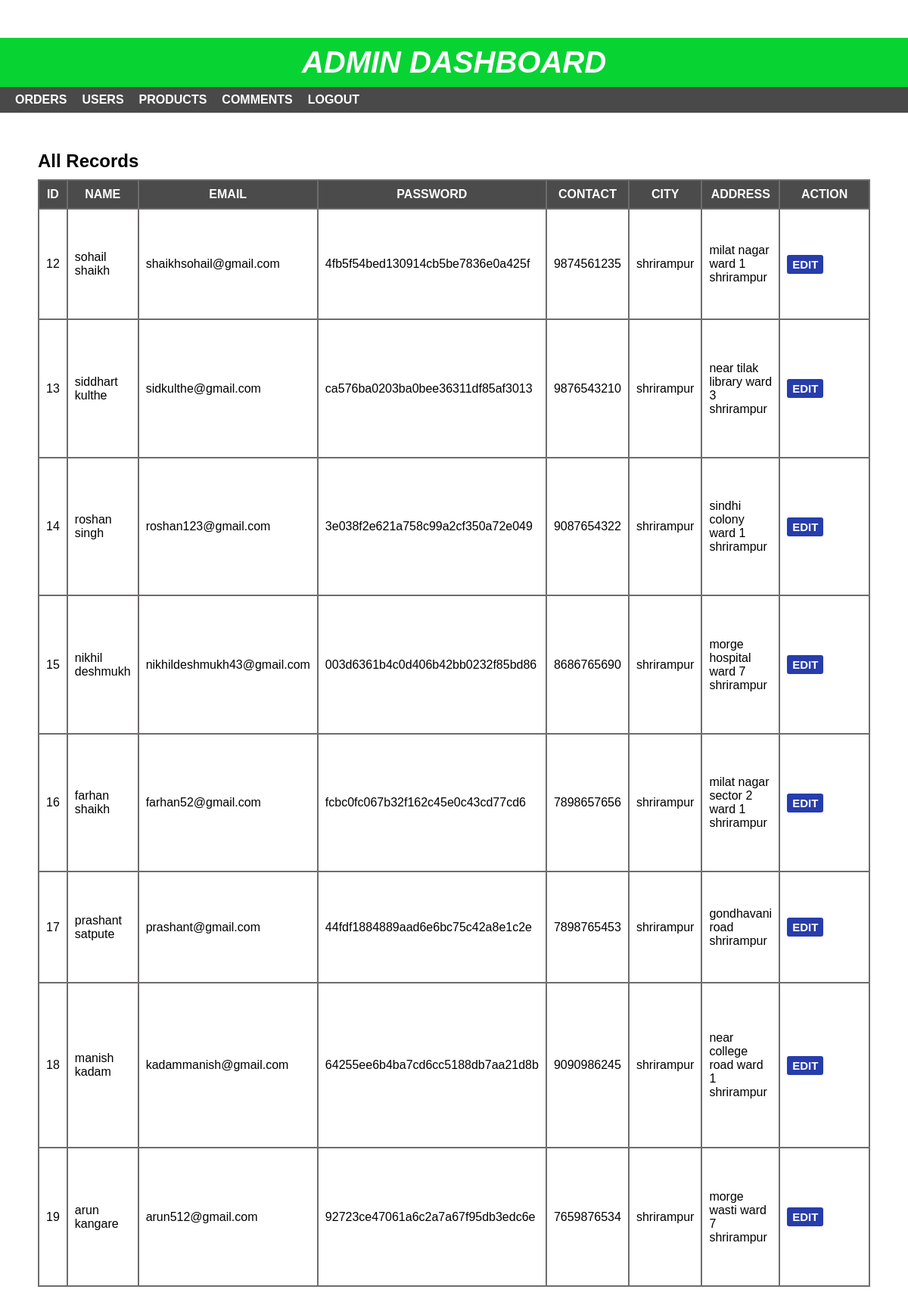
The page /auser.php on the database its author committed.
### tables this page shows
CREATE TABLE `users` (
  `id` int(11) NOT NULL,
  `name` varchar(255) NOT NULL,
  `email` varchar(255) NOT NULL,
  `password` varchar(255) NOT NULL,
  `contact` varchar(255) NOT NULL,
  `city` varchar(255) NOT NULL,
  `address` varchar(255) NOT NULL
);

### auser.php (the view, shortened to what this page needs)
<link rel="stylesheet" href="css/styles.css" type="text/css">
<?php
include 'header3.php';
?>
<div id="main-content">
    <h2>All Records</h2>
   <?php
    include 'connection.php';
    $sql = "SELECT * FROM users";
   $result = mysqli_query($con,$sql) or die("Query Unsuccessful.");
    if(mysqli_num_rows($result) > 0)  {
  ?>
    <table cellpadding="9px">
        <thead>
        <th>Id</th>
        <th>name</th>
        <th>email</th>
        <th>password</th>
        <th>contact</th>
        <th>city</th>
        <th>address</th>
        <th>Action</th>
        </thead>
        <tbody>
          <?php
            while($row = mysqli_fetch_assoc($result)){
          ?>
            <tr>
                <td><?php echo $row['id']; ?></td>
                <td><?php echo $row['name']; ?></td>
                <td><?php echo $row['email']; ?></td>
                <td><?php echo $row['password']; ?></td>
                <td><?php echo $row['contact']; ?></td>
                <td><?php echo $row['city']; ?></td>
                <td><?php echo $row['address']; ?></td>
                <td>
                 <a href='edit.php?id=<?php echo $row['id']; ?>'>Edit</a>
                </td>
            </tr>
          <?php } ?>
        </tbody>
    </table>
  <?php }else{
    echo "<h2>No Record Found</h2>";
  }
  ?>
</div>
</div>
</body>
</html>

### css/styles.css (style rules this page uses)
body { font:16px arial; margin: 0; padding: 0; background: #d1d1d1; }
#main-content { padding: 50px; min-height: 400px; }
#main-content h2 { margin: 0 0 10px; text-transform: capitalize; }
#main-content table { width:100%; height: 60%; background-color: rgb(110, 107, 107); margin: 0 0 20px; }
#main-content table th { color: #fff; background-color: rgb(75, 75, 75); text-transform: uppercase; }
#main-content table th:last-child { width: 150px; }
#main-content table td { background-color: #fff; }
#main-content table td a { font-size: 15px; font-weight: 600; text-transform: uppercase; padding: 4px 7px; color: #fff; background-color: #273dab; text-decoration: none; border-radius: 3px; }
body { background:url(../img/bgg.jpeg); }

### rows shown on the page
users: id "12", name "sohail shaikh", email "shaikhsohail@gmail.com", password "4fb5f54bed130914cb5be7836e0a425f", contact "9874561235", city "shrirampur", address "milat nagar ward 1 shrirampur"
users: id "13", name "siddhart kulthe", email "sidkulthe@gmail.com", password "ca576ba0203ba0bee36311df85af3013", contact "9876543210", city "shrirampur", address "near tilak library ward 3 shrirampur"
users: id "14", name "roshan singh", email "roshan123@gmail.com", password "3e038f2e621a758c99a2cf350a72e049", contact "9087654322", city "shrirampur", address "sindhi colony ward 1 shrirampur"
users: id "15", name "nikhil deshmukh", email "nikhildeshmukh43@gmail.com", password "003d6361b4c0d406b42bb0232f85bd86", contact "8686765690", city "shrirampur", address "morge hospital ward 7 shrirampur"
users: id "16", name "farhan shaikh", email "farhan52@gmail.com", password "fcbc0fc067b32f162c45e0c43cd77cd6", contact "7898657656", city "shrirampur", address "milat nagar sector 2 ward 1 shrirampur"
users: id "17", name "prashant satpute", email "prashant@gmail.com", password "44fdf1884889aad6e6bc75c42a8e1c2e", contact "7898765453", city "shrirampur", address "gondhavani road shrirampur"
users: id "18", name "manish kadam", email "kadammanish@gmail.com", password "64255ee6b4ba7cd6cc5188db7aa21d8b", contact "9090986245", city "shrirampur", address "near college road ward 1 shrirampur"
users: id "19", name "arun kangare", email "arun512@gmail.com", password "92723ce47061a6c2a7a67f95db3edc6e", contact "7659876534", city "shrirampur", address "morge wasti ward 7 shrirampur"
